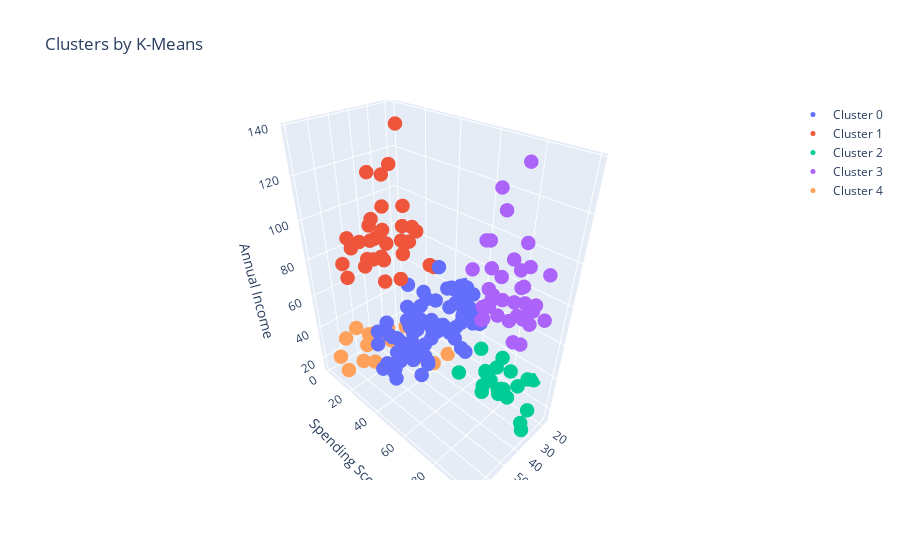

Notebook code cell kept with this figure:
### Code cell
import plotly as py
import plotly.graph_objs as go
def tracer(db,n,name):
    '''This function returns trace object as Plotly'''
    return go.Scatter3d(
        x=db[db['Cluster']==n]['Age'],
        y=db[db['Cluster']==n]['Spending Score (1-100)'],
        z=db[db['Cluster']==n]['Annual Income (k$)'],
        mode = 'markers',
        name=name,
        marker = dict(
            size =5
        )
    )



trace0 = tracer(KM5_clustered, 0, 'Cluster 0')
trace1 = tracer(KM5_clustered, 1, 'Cluster 1')
trace2 = tracer(KM5_clustered, 2, 'Cluster 2')
trace3 = tracer(KM5_clustered, 3, 'Cluster 3')
trace4 = tracer(KM5_clustered, 4, 'Cluster 4')

data= [trace0,trace1,trace2,trace3,trace4]

layout = go.Layout(
    title = 'Clusters by K-Means',
    scene = dict(
        xaxis = dict(title='Age'),
        yaxis = dict(title='Spending Score'),
        zaxis = dict(title='Annual Income')
    )
)

fig = go.Figure(data=data, layout=layout)
py.offline.iplot(fig)

### Figure 1 — Plotly figure (JSON) as saved in the notebook; plotly's stock layout.template omitted (floating-point values rounded to 4 significant figures)
{"data": [{"marker": {"size": 5}, "mode": "markers", "name": "Cluster 0", "type": "scatter3d", "x": [31, 50, 27, 29, 31, 49, 33, 31, 59, 50, 47, 51, 69, 27, 53, 70, 19, 67, 54, 63, 18, 43, 68, 19, 32, 70, 47, 60, 60, 59, 26, 45, 40, 23, 49, 57, 38, 67, 46, 21, 48, 55, 22, 34, 50, 68, 18, 48, 40, 32, 24, 47, 27, 48, 20, 23, 49, 67, 26, 49, 21, 66, 54, 68, 66, 65, 19, 38, 19, 18, 19, 63, 49, 51, 50, 27, 38, 40, 43, 28], "y": [61, 55, 47, 42, 42, 52, 60, 54, 60, 45, 41, 50, 46, 51, 46, 56, 55, 52, 59, 51, 59, 50, 48, 59, 47, 55, 42, 49, 56, 47, 54, 53, 48, 52, 42, 51, 55, 41, 44, 57, 46, 58, 55, 60, 46, 55, 41, 49, 40, 42, 52, 47, 50, 42, 49, 41, 48, 59, 55, 56, 42, 50, 46, 43, 48, 52, 54, 42, 46, 48, 50, 43, 59, 43, 57, 56, 40, 58, 35, 40], "z": [39, 40, 40, 40, 40, 42, 42, 43, 43, 43, 43, 44, 44, 46, 46, 46, 46, 47, 47, 48, 48, 48, 48, 48, 48, 49, 49, 50, 50, 54, 54, 54, 54, 54, 54, 54, 54, 54, 54, 54, 54, 57, 57, 58, 58, 59, 59, 60, 60, 60, 60, 60, 60, 61, 61, 62, 62, 62, 62, 62, 62, 63, 63, 63, 63, 63, 63, 64, 64, 65, 65, 65, 65, 67, 67, 67, 67, 69, 71, 76]}, {"marker": {"size": 5}, "mode": "markers", "name": "Cluster 1", "type": "scatter3d", "x": [23, 59, 47, 25, 20, 44, 19, 57, 25, 48, 34, 43, 44, 47, 37, 34, 56, 19, 50, 42, 36, 40, 36, 52, 58, 59, 37, 46, 41, 54, 41, 34, 33, 47, 45, 32], "y": [29, 11, 9, 34, 5, 7, 10, 5, 12, 36, 22, 17, 20, 16, 1, 1, 35, 5, 26, 20, 27, 13, 10, 13, 15, 14, 32, 15, 39, 24, 17, 23, 8, 16, 28, 18], "z": [70, 71, 71, 72, 73, 73, 74, 75, 77, 77, 78, 78, 78, 78, 78, 78, 79, 81, 85, 86, 87, 87, 87, 88, 88, 93, 97, 98, 99, 101, 103, 103, 113, 120, 126, 137]}, {"marker": {"size": 5}, "mode": "markers", "name": "Cluster 2", "type": "scatter3d", "x": [21, 23, 22, 23, 30, 35, 24, 22, 20, 35, 25, 31, 29, 35, 23, 21, 18, 21, 30, 20, 24, 24], "y": [81, 77, 76, 94, 72, 99, 77, 79, 66, 98, 73, 73, 82, 61, 87, 73, 92, 81, 73, 75, 92, 65], "z": [15, 16, 17, 18, 19, 19, 20, 20, 21, 23, 24, 25, 28, 28, 29, 30, 33, 33, 34, 37, 38, 39]}, {"marker": {"size": 5}, "mode": "markers", "name": "Cluster 3", "type": "scatter3d", "x": [39, 31, 40, 38, 39, 31, 29, 32, 35, 32, 32, 28, 32, 34, 39, 38, 27, 30, 30, 29, 31, 36, 33, 32, 28, 36, 30, 27, 35, 32, 29, 30, 28, 36, 32, 38, 35, 32, 30], "y": [91, 77, 95, 75, 75, 71, 88, 73, 72, 93, 87, 97, 74, 90, 88, 76, 89, 78, 73, 83, 93, 75, 95, 63, 75, 92, 86, 69, 90, 86, 88, 97, 68, 85, 69, 91, 79, 74, 83], "z": [69, 70, 71, 71, 71, 72, 73, 73, 74, 75, 76, 77, 77, 78, 78, 78, 78, 78, 78, 79, 81, 85, 86, 87, 87, 87, 88, 88, 93, 97, 98, 99, 101, 103, 103, 113, 120, 126, 137]}, {"marker": {"size": 5}, "mode": "markers", "name": "Cluster 4", "type": "scatter3d", "x": [19, 20, 31, 35, 64, 67, 58, 37, 35, 52, 35, 46, 54, 45, 40, 60, 53, 49, 42, 36, 65, 48, 49], "y": [39, 6, 40, 6, 3, 14, 15, 13, 35, 29, 35, 5, 14, 32, 31, 4, 4, 14, 17, 26, 35, 36, 28], "z": [15, 16, 17, 18, 19, 19, 20, 20, 21, 23, 24, 25, 28, 28, 29, 30, 33, 33, 34, 37, 38, 39, 39]}], "layout": {"scene": {"xaxis": {"title": {"text": "Age"}}, "yaxis": {"title": {"text": "Spending Score"}}, "zaxis": {"title": {"text": "Annual Income"}}}, "title": {"text": "Clusters by K-Means"}}}
